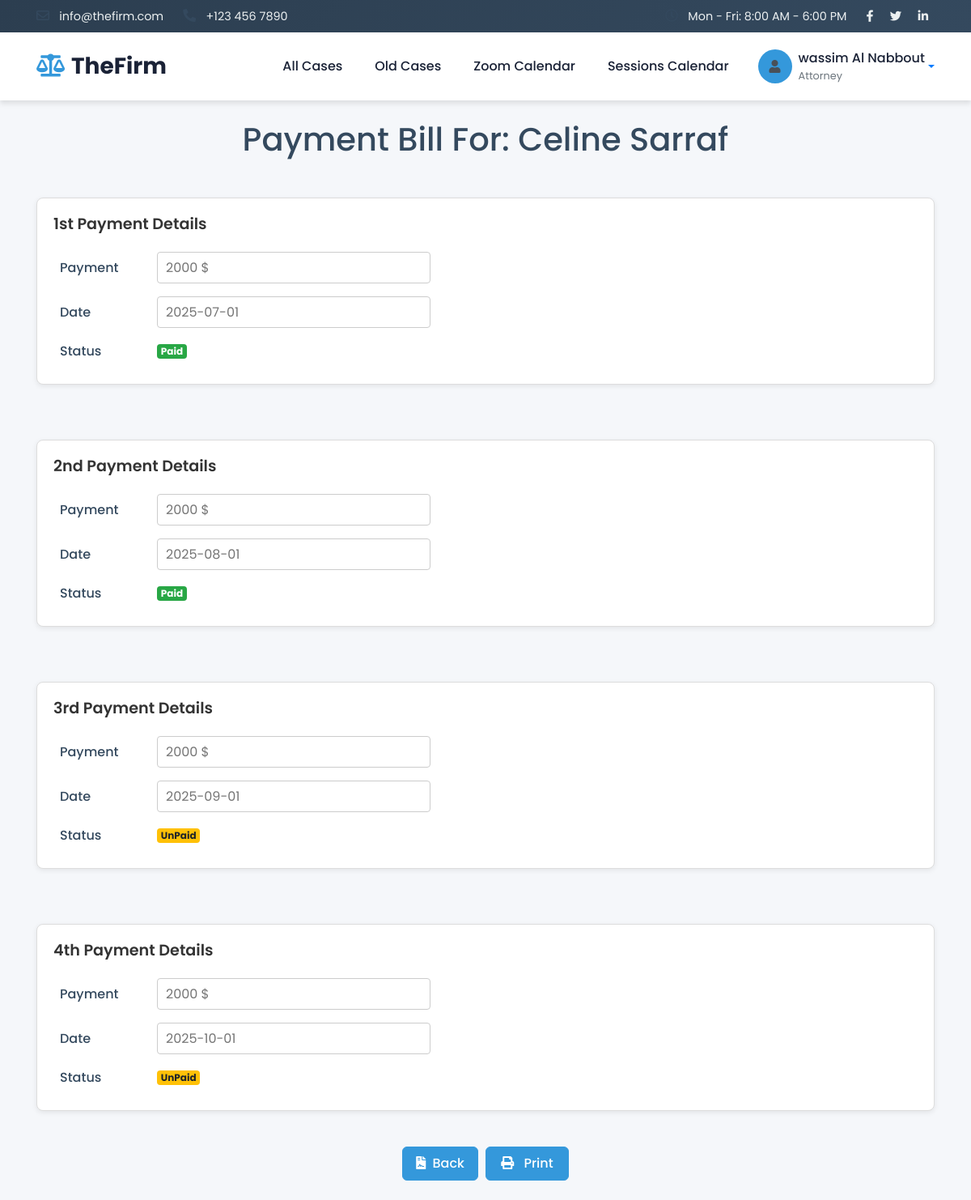
The page /attorneys/paycontract.php?id=6 (signed in) on the database its author committed.
### tables this page shows
CREATE TABLE `user` (
  `id` int(50) NOT NULL,
  `fname` varchar(255) NOT NULL,
  `lname` varchar(255) NOT NULL,
  `email` varchar(255) NOT NULL,
  `password` varchar(255) NOT NULL,
  `address` varchar(255) NOT NULL,
  `phonenum` int(9) NOT NULL,
  `image` varchar(255) NOT NULL,
  `role` int(1) NOT NULL,
  `status` enum('Unverified','Unrestricted','Restricted','') NOT NULL DEFAULT 'Unverified'
);

CREATE TABLE `payments` (
  `id` int(11) NOT NULL,
  `date` date DEFAULT NULL,
  `status` enum('Paid','UnPaid') DEFAULT 'UnPaid',
  `amount` double DEFAULT NULL,
  `ccontractid` int(11) DEFAULT NULL
);

### attorneys/paycontract.php (the view, shortened to what this page needs)
<?php
include 'header.php';
?>
<!DOCTYPE html>
<html lang="en">
<head>
    <link href="https://stackpath.bootstrapcdn.com/bootstrap/4.4.1/css/bootstrap.min.css" rel="stylesheet">
    <link href="https://cdnjs.cloudflare.com/ajax/libs/font-awesome/5.15.3/css/all.min.css" rel="stylesheet">
    <link href="lib/animate/animate.min.css" rel="stylesheet">
    <link href="lib/owlcarousel/assets/owl.carousel.min.css" rel="stylesheet">
    <link href="../css/admincss.css" rel="stylesheet">
</head>
<body>
<?php
$id = $_GET['id'];
$sql1 = "SELECT * FROM `ccontract` WHERE id='$id'";
$res1 = $conn->query($sql1);
$row1 = $res1->fetch_assoc();
$caseid = $row1['caseid'];
$sql3 = "SELECT * FROM `case` WHERE id='$caseid'";
$res3 = $conn->query($sql3);
$row3 = $res3->fetch_assoc();
$userid = $row3['userid'];
$sql4 = "SELECT * FROM `user` WHERE id='$userid'";
$res4 = $conn->query($sql4);
$row4 = $res4->fetch_assoc();
$fname = $row4['fname'];
$lname = $row4['lname'];
?>
<br>
<h1 class="text-center mb-4">Payment Bill For: <?= $fname . " " . $lname; ?></h1>
<?php
$sql9 = "SELECT * FROM `payments` WHERE ccontractid='$id'";
$res9 = $conn->query($sql9);
if ($res9->num_rows == 0) {
?>
<div class="container payment-container py-4">
    <form action="paycontractProcess.php" method="post">
        <input type="hidden" name="id" value="<?= $id; ?>">
        <div id="paymentWrapper">
            <div class="payment-card">
                <h2 class="payment-header">1st Payment Details</h2>
                <table class="payment-table">
                    <tr>
                        <th>Payment</th>
                        <td><input type="number" name="pay[]" required></td>
                    </tr>
                    <tr>
                        <th>Date</th>
                        <td><input type="text" name="date[]" required></td>
                    </tr>
                </table>
                <div class="button-container">
                    <button type="button" class="btn btn-primary addPayment">Add Payment</button>
                    <button type="button" class="btn btn-danger removePayment">Remove Payment</button>
                </div>
            </div>
        </div>
        <div class="text-center mb-4">
            <button type="submit" class="btn btn-black">
                <i class="fas fa-save mr-2"></i> SUBMIT
            </button>
        </div>
    </form>
</div>
<?php
} else {
    while ($row9 = $res9->fetch_assoc()) {
        $status = $row9['status'];
        $payment = $row9['amount'];
?>
<div class="container payment-container py-4">
    <form action="paycontractProcess.php" method="post">
        <div id="paymentWrapper">
            <div class="payment-card">
                <h2 class="payment-header">Case Payment Details</h2>
                <table class="payment-table">
                    <tr>
                        <th>Payment</th>
                        <td><input type="text" name="pay[]" placeholder="<?= $payment . " $" ; ?>" required></td>
                    </tr>
                    <tr>
                        <th>Date</th>
                        <td><input type="text" name="date[]" placeholder="<?= $row9['date'] ; ?>" required></td>
                    </tr>
                    <tr>
                        <th>Status</th>
                        <td>
                            <?php
                            if ($status == "UnPaid") {
                                echo '<span class="badge badge-warning">UnPaid</span>';
                            } else if ($status == "Paid") {
                                echo '<span class="badge badge-success">Paid</span>';
                            }
                            ?>
                        </td>
                    </tr>
                </table>
            </div>
        </div>
    </form>
</div>
<?php
    }
}
?>
<div class="text-center mb-4 no-print">
    <a href="contract.php?id=<?= $caseid; ?>" class="btn btn-primary btn-action">
        <i class="fas fa-file-contract mr-1"></i> Back
    </a>
    <button type="button" class="btn btn-primary" onclick="window.print()">
        <i class="fas fa-print mr-2"></i> Print
    </button>
</div>
</body>
</html>

### css/admincss.css (style rules this page uses)
:root { --primary: #2c3e50; --secondary: #3498db; --accent: #e74c3c; --light: #ecf0f1; --dark: #2c3e50; --success: #27ae60; --warning: #f39c12; --danger: #c0392b; --text: #34495e; --text-light: #7f8c8d; --text-primary: #34495e; --text-secondary: #7f8c8d; --shadow: 0 4px 6px rgba(0, 0, 0, 0.1); --transition: all 0.3s ease; }
body { font-family: 'Poppins', sans-serif; background-color: #f5f7fa; color: var(--text-primary); }
.form-control, .btn { border-radius: 8px; }
.btn-primary { background: #3498db; border-color: #3498db; font-weight: 500; padding: 10px 20px; transition: var(--transition); }
.btn { font-weight: 500; padding: 8px 18px; border-radius: 6px; transition: var(--transition); }
.btn-action { font-weight: 500; padding: 8px 16px; border-radius: 6px; transition: var(--transition); margin-right: 5px; }

### attorneys/paycontract.php (style rules this page uses)
.payment-card { border: 1px solid #ddd; border-radius: 8px; padding: 20px; margin-bottom: 20px; background: #fff; box-shadow: 0 2px 6px rgba(0, 0, 0, 0.08); }
.payment-header { font-size: 1.2rem; font-weight: 600; margin-bottom: 15px; color: #333; }
.payment-table th { width: 120px; vertical-align: middle; font-weight: 500; padding: 8px; }
.payment-table td { padding: 8px; }
.payment-table input { width: 100%; padding: 6px 10px; border: 1px solid #ccc; border-radius: 4px; }

### rows shown on the page
user: fname "Celine", lname "Sarraf"
payments: amount "2000 $", date "2025-07-01", status "Paid"
payments: amount "2000 $", date "2025-08-01", status "Paid"
payments: amount "2000 $", date "2025-09-01", status "UnPaid"
payments: amount "2000 $", date "2025-10-01", status "UnPaid"

### other values the page prints
$_SESSION['attorney']['fullName'] "wassim Al Nabbout"
